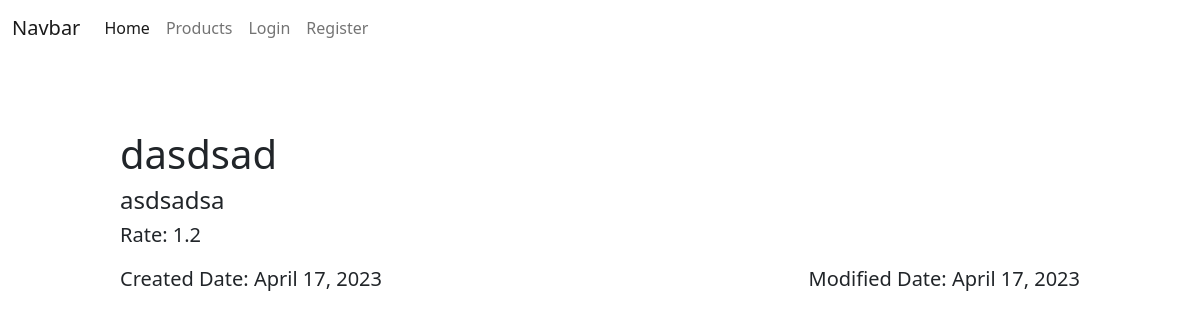
Page /products/1/ on the earlier database version.
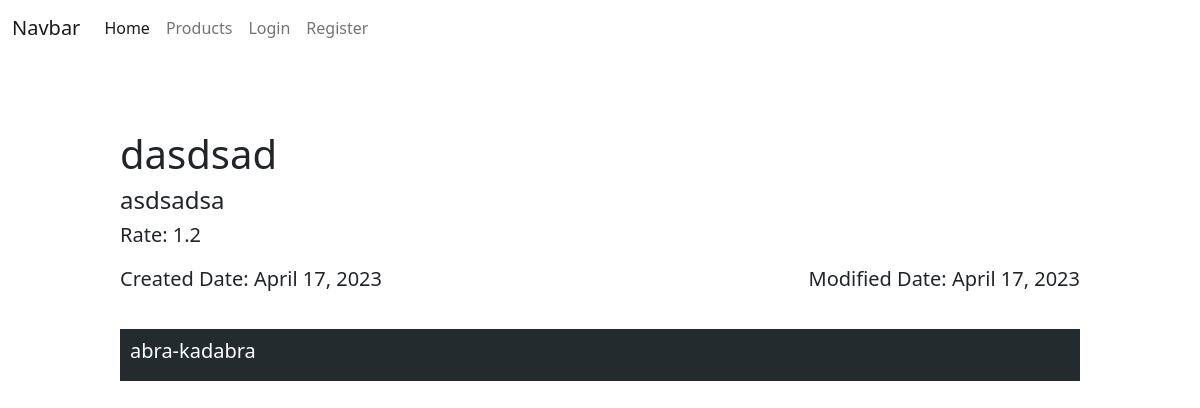
Same page on the later database version.
### products/models.py (models this page shows, shortened)
class Review(models.Model):
    text = models.CharField(max_length=256)
    product = models.ForeignKey(Product, on_delete=models.CASCADE)

### products/views.py (the view, shortened to what this page needs)
# urls.py: path('products/<int:id>/', post_detial_view),
def post_detial_view(request, id):
    if request.method == 'GET':
        product = Product.objects.get(id=id)
        context = {
            'product': product,
            'reviews': product.review_set.all(),
            'form': ReviewCreateForm,
            'user': request.user
        }
        return render(request, 'products/detail.html', context=context)

### templates/products/detail.html (shortened to what this page needs)
{% extends 'layouts/index.html' %}
{% block content %}
    <div class="product_block">
        <div class="info">
            <h1>{{ product.title }}</h1>
            <h4>{{ product.composition }}</h4>
            <h5>Rate: {{ product.rate }}</h5>
            <div class="dates">
                <h5>Created Date: {{ product.created_data }}</h5>
                <h5>Modified Date: {{ product.modified_data }}</h5>
            </div>
        </div>
        <div class="reviews">
            {% for review in reviews %}
                <div class="review_block">
                    <h5>{{ review.text }}</h5>
                </div>
            {% endfor %}
        </div>
    </div>
{% endblock %}

Differences in the rows shown:
added Review: text "abra-kadabra"
